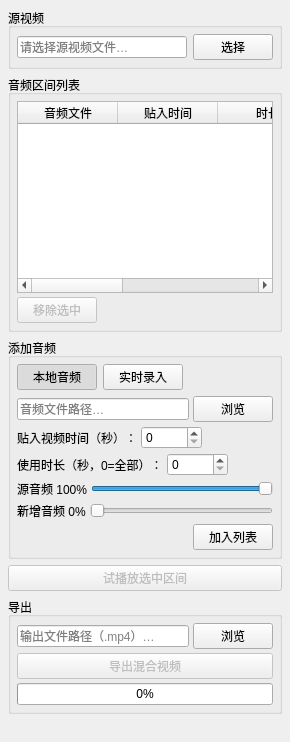
<?xml version="1.0" encoding="UTF-8"?>
<ui version="4.0">
 <class>AudioMixPanel</class>
 <widget class="QWidget" name="AudioMixPanel">
  <property name="windowTitle">
   <string>音频混合</string>
  </property>
  <layout class="QVBoxLayout" name="mainLayout">
   <property name="margin">
    <number>8</number>
   </property>
   <property name="spacing">
    <number>6</number>
   </property>

   <!-- 源视频 -->
   <item>
    <widget class="QGroupBox" name="sourceGroup">
     <property name="title">
      <string>源视频</string>
     </property>
     <layout class="QHBoxLayout" name="sourceLayout">
      <property name="margin">
       <number>6</number>
      </property>
      <item>
       <widget class="QLineEdit" name="sourcePathEdit">
        <property name="readOnly">
         <bool>true</bool>
        </property>
        <property name="placeholderText">
         <string>请选择源视频文件…</string>
        </property>
       </widget>
      </item>
      <item>
       <widget class="QPushButton" name="openSourceBtn">
        <property name="text">
         <string>选择</string>
        </property>
        <property name="maximumWidth">
         <number>50</number>
        </property>
       </widget>
      </item>
     </layout>
    </widget>
   </item>

   <!-- 音频区间列表 -->
   <item>
    <widget class="QGroupBox" name="regionsGroup">
     <property name="title">
      <string>音频区间列表</string>
     </property>
     <layout class="QVBoxLayout" name="regionsLayout">
      <property name="margin">
       <number>6</number>
      </property>
      <property name="spacing">
       <number>4</number>
      </property>
      <item>
       <widget class="QTableWidget" name="regionsTable">
        <property name="minimumHeight">
         <number>100</number>
        </property>
        <property name="selectionBehavior">
         <enum>QAbstractItemView::SelectRows</enum>
        </property>
        <property name="selectionMode">
         <enum>QAbstractItemView::SingleSelection</enum>
        </property>
        <property name="editTriggers">
         <set>QAbstractItemView::NoEditTriggers</set>
        </property>
        <property name="alternatingRowColors">
         <bool>true</bool>
        </property>
        <column>
         <property name="text"><string>音频文件</string></property>
        </column>
        <column>
         <property name="text"><string>贴入时间</string></property>
        </column>
        <column>
         <property name="text"><string>时长</string></property>
        </column>
        <column>
         <property name="text"><string>源音量</string></property>
        </column>
        <column>
         <property name="text"><string>混音量</string></property>
        </column>
       </widget>
      </item>
      <item>
       <layout class="QHBoxLayout">
        <item>
         <widget class="QPushButton" name="removeRegionBtn">
          <property name="text">
           <string>移除选中</string>
          </property>
          <property name="enabled">
           <bool>false</bool>
          </property>
         </widget>
        </item>
        <item>
         <spacer>
          <property name="orientation"><enum>Qt::Horizontal</enum></property>
          <property name="sizeHint" stdset="0"><size><width>40</width><height>20</height></size></property>
         </spacer>
        </item>
       </layout>
      </item>
     </layout>
    </widget>
   </item>

   <!-- 添加音频 -->
   <item>
    <widget class="QGroupBox" name="addGroup">
     <property name="title">
      <string>添加音频</string>
     </property>
     <layout class="QVBoxLayout" name="addGroupLayout">
      <property name="margin">
       <number>6</number>
      </property>
      <property name="spacing">
       <number>6</number>
      </property>

      <!-- 模式切换按钮 -->
      <item>
       <layout class="QHBoxLayout">
        <item>
         <widget class="QPushButton" name="switchLocalBtn">
          <property name="text">
           <string>本地音频</string>
          </property>
          <property name="checkable">
           <bool>true</bool>
          </property>
          <property name="checked">
           <bool>true</bool>
          </property>
         </widget>
        </item>
        <item>
         <widget class="QPushButton" name="switchRecordBtn">
          <property name="text">
           <string>实时录入</string>
          </property>
          <property name="checkable">
           <bool>true</bool>
          </property>
         </widget>
        </item>
        <item>
         <spacer>
          <property name="orientation"><enum>Qt::Horizontal</enum></property>
          <property name="sizeHint" stdset="0"><size><width>40</width><height>20</height></size></property>
         </spacer>
        </item>
       </layout>
      </item>

      <!-- 模式页面 -->
      <item>
       <widget class="QStackedWidget" name="addStack">
        <property name="currentIndex">
         <number>0</number>
        </property>

        <!-- 页 0：本地音频 -->
        <widget class="QWidget" name="localPage">
         <layout class="QVBoxLayout" name="localLayout">
          <property name="margin">
           <number>0</number>
          </property>
          <property name="spacing">
           <number>4</number>
          </property>

          <item>
           <layout class="QHBoxLayout">
            <item>
             <widget class="QLineEdit" name="audioFileEdit">
              <property name="placeholderText">
               <string>音频文件路径…</string>
              </property>
             </widget>
            </item>
            <item>
             <widget class="QPushButton" name="browseAudioBtn">
              <property name="text">
               <string>浏览</string>
              </property>
              <property name="maximumWidth">
               <number>50</number>
              </property>
             </widget>
            </item>
           </layout>
          </item>

          <item>
           <layout class="QHBoxLayout">
            <item>
             <widget class="QLabel">
              <property name="text"><string>贴入视频时间（秒）：</string></property>
             </widget>
            </item>
            <item>
             <widget class="QSpinBox" name="videoStartSpin">
              <property name="minimum"><number>0</number></property>
              <property name="maximum"><number>99999</number></property>
             </widget>
            </item>
            <item>
             <spacer>
              <property name="orientation"><enum>Qt::Horizontal</enum></property>
              <property name="sizeHint" stdset="0"><size><width>40</width><height>20</height></size></property>
             </spacer>
            </item>
           </layout>
          </item>

          <item>
           <layout class="QHBoxLayout">
            <item>
             <widget class="QLabel">
              <property name="text"><string>使用时长（秒，0=全部）：</string></property>
             </widget>
            </item>
            <item>
             <widget class="QSpinBox" name="audioDurationSpin">
              <property name="minimum"><number>0</number></property>
              <property name="maximum"><number>99999</number></property>
             </widget>
            </item>
            <item>
             <spacer>
              <property name="orientation"><enum>Qt::Horizontal</enum></property>
              <property name="sizeHint" stdset="0"><size><width>40</width><height>20</height></size></property>
             </spacer>
            </item>
           </layout>
          </item>

          <item>
           <layout class="QHBoxLayout">
            <item>
             <widget class="QLabel" name="srcVolLabel">
              <property name="text"><string>源音频 100%</string></property>
              <property name="minimumWidth"><number>85</number></property>
             </widget>
            </item>
            <item>
             <widget class="QSlider" name="srcVolSlider">
              <property name="orientation"><enum>Qt::Horizontal</enum></property>
              <property name="minimum"><number>0</number></property>
              <property name="maximum"><number>100</number></property>
              <property name="value"><number>100</number></property>
             </widget>
            </item>
           </layout>
          </item>

          <item>
           <layout class="QHBoxLayout">
            <item>
             <widget class="QLabel" name="mixVolLabel">
              <property name="text"><string>新增音频 0%</string></property>
              <property name="minimumWidth"><number>85</number></property>
             </widget>
            </item>
            <item>
             <widget class="QSlider" name="mixVolSlider">
              <property name="orientation"><enum>Qt::Horizontal</enum></property>
              <property name="minimum"><number>0</number></property>
              <property name="maximum"><number>100</number></property>
              <property name="value"><number>0</number></property>
             </widget>
            </item>
           </layout>
          </item>

          <item>
           <layout class="QHBoxLayout">
            <item>
             <spacer>
              <property name="orientation"><enum>Qt::Horizontal</enum></property>
              <property name="sizeHint" stdset="0"><size><width>40</width><height>20</height></size></property>
             </spacer>
            </item>
            <item>
             <widget class="QPushButton" name="addRegionBtn">
              <property name="text">
               <string>加入列表</string>
              </property>
             </widget>
            </item>
           </layout>
          </item>

         </layout>
        </widget>

        <!-- 页 1：实时录入 -->
        <widget class="QWidget" name="recordPage">
         <layout class="QVBoxLayout" name="recordLayout">
          <property name="margin">
           <number>0</number>
          </property>
          <property name="spacing">
           <number>6</number>
          </property>

          <item>
           <widget class="QLabel" name="recStatusLabel">
            <property name="text"><string>就绪：选择录入起始时间后点击开始录入</string></property>
            <property name="wordWrap"><bool>true</bool></property>
           </widget>
          </item>

          <item>
           <layout class="QHBoxLayout">
            <item>
             <widget class="QLabel">
              <property name="text"><string>录入起始时间（秒）：</string></property>
             </widget>
            </item>
            <item>
             <widget class="QSpinBox" name="recVideoStartSpin">
              <property name="minimum"><number>0</number></property>
              <property name="maximum"><number>99999</number></property>
             </widget>
            </item>
            <item>
             <spacer>
              <property name="orientation"><enum>Qt::Horizontal</enum></property>
              <property name="sizeHint" stdset="0"><size><width>40</width><height>20</height></size></property>
             </spacer>
            </item>
           </layout>
          </item>

          <item>
           <widget class="QLabel">
            <property name="text">
             <string>混合比例在本地音频页调整（录音共用同一比例）</string>
            </property>
            <property name="wordWrap"><bool>true</bool></property>
            <property name="styleSheet">
             <string>color: #888;</string>
            </property>
           </widget>
          </item>

          <item>
           <layout class="QHBoxLayout">
            <item>
             <spacer>
              <property name="orientation"><enum>Qt::Horizontal</enum></property>
              <property name="sizeHint" stdset="0"><size><width>40</width><height>20</height></size></property>
             </spacer>
            </item>
            <item>
             <widget class="QPushButton" name="recStartStopBtn">
              <property name="text">
               <string>开始录入</string>
              </property>
             </widget>
            </item>
           </layout>
          </item>

         </layout>
        </widget>

       </widget>
      </item>

     </layout>
    </widget>
   </item>

   <!-- 试播放 -->
   <item>
    <widget class="QPushButton" name="previewBtn">
     <property name="text">
      <string>试播放选中区间</string>
     </property>
     <property name="enabled">
      <bool>false</bool>
     </property>
    </widget>
   </item>

   <!-- 导出 -->
   <item>
    <widget class="QGroupBox" name="exportGroup">
     <property name="title">
      <string>导出</string>
     </property>
     <layout class="QVBoxLayout" name="exportLayout">
      <property name="margin">
       <number>6</number>
      </property>
      <property name="spacing">
       <number>4</number>
      </property>

      <item>
       <layout class="QHBoxLayout">
        <item>
         <widget class="QLineEdit" name="outputEdit">
          <property name="placeholderText">
           <string>输出文件路径（.mp4）…</string>
          </property>
         </widget>
        </item>
        <item>
         <widget class="QPushButton" name="browseOutputBtn">
          <property name="text">
           <string>浏览</string>
          </property>
          <property name="maximumWidth">
           <number>50</number>
          </property>
         </widget>
        </item>
       </layout>
      </item>

      <item>
       <widget class="QPushButton" name="exportBtn">
        <property name="text">
         <string>导出混合视频</string>
        </property>
        <property name="enabled">
         <bool>false</bool>
        </property>
       </widget>
      </item>

      <item>
       <widget class="QProgressBar" name="progressBar">
        <property name="value">
         <number>0</number>
        </property>
        <property name="textVisible">
         <bool>true</bool>
        </property>
        <property name="visible">
         <bool>false</bool>
        </property>
       </widget>
      </item>

     </layout>
    </widget>
   </item>

   <item>
    <spacer>
     <property name="orientation"><enum>Qt::Vertical</enum></property>
     <property name="sizeHint" stdset="0"><size><width>20</width><height>20</height></size></property>
    </spacer>
   </item>

  </layout>
 </widget>
</ui>
